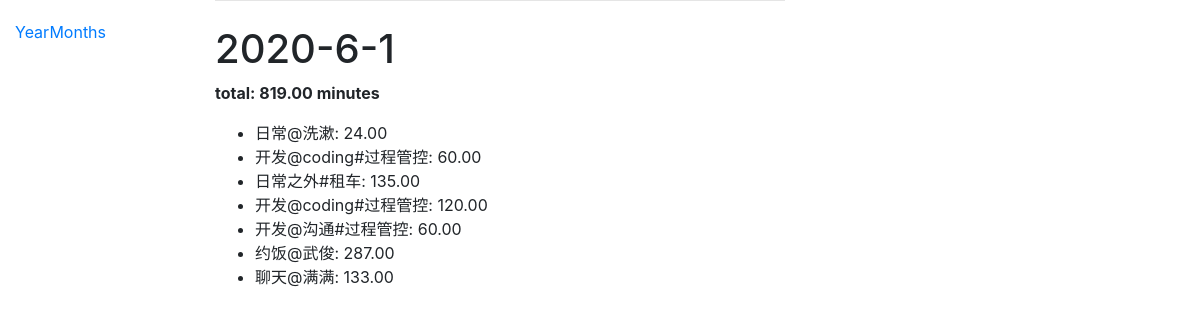
Screenshot of /times/days/68/detail/ with the database file from the repository.
### times/models.py (models this page shows, shortened)
class Day(models.Model):
    year_month = models.ForeignKey('YearMonth', on_delete=models.SET_NULL, null=True)
    recorder = models.ForeignKey(
        User, on_delete=models.SET_NULL, null=True, blank=True)
    day_name = models.CharField(max_length=200)
    time_entry = models.DecimalField(decimal_places=2, max_digits=6, blank=True)
    pub_date = models.DateField()
    begin_time = models.TimeField()

class Item(models.Model):
    item_name = models.CharField(max_length=200)
    duration = models.DecimalField(decimal_places=2, max_digits=64)
    day = models.ForeignKey(Day, on_delete=models.CASCADE)
    category = models.ForeignKey(Category, on_delete=models.SET_NULL, null=True)
    pub_date = models.DateField()
    year_month = models.ForeignKey(
        'YearMonth', on_delete=models.SET_NULL, null=True)

### times/views.py (the view)
# urls.py: path('days/<int:pk>/detail/', views.DayDetailView.as_view(), name="day_detail"),
class DayDetailView(generic.DetailView):
    model = Day
    template_name = 'times/day_detail.html'

### times/templatetags/filters_extras.py (called while the page is built)
@register.filter
@stringfilter
def reverse(value):
    return '-'.join(value.split('/')[::-1])

### times/templates/times/day_detail.html
{% extends "base_generic.html" %}
{% load filters_extras %}
{% block content %}
    <h1>{{ day.day_name|reverse  }}</h1>
    <p><strong>total: {{ day.time_entry }} minutes </strong></p>
    <ul>
    {% for item in day.item_set.all %}
        <li>{{ item.item_name }}: {{item.duration}}</li>
    {% endfor %}
    </ul>
{% endblock %}

### rows the page displays
Day: day_name|reverse "2020-6-1", time_entry "819.00"
Item: item_name "日常@洗漱", duration "24.00"
Item: item_name "开发@coding#过程管控", duration "60.00"
Item: item_name "日常之外#租车", duration "135.00"
Item: item_name "开发@coding#过程管控", duration "120.00"
Item: item_name "开发@沟通#过程管控", duration "60.00"
Item: item_name "约饭@武俊", duration "287.00"
Item: item_name "聊天@满满", duration "133.00"
